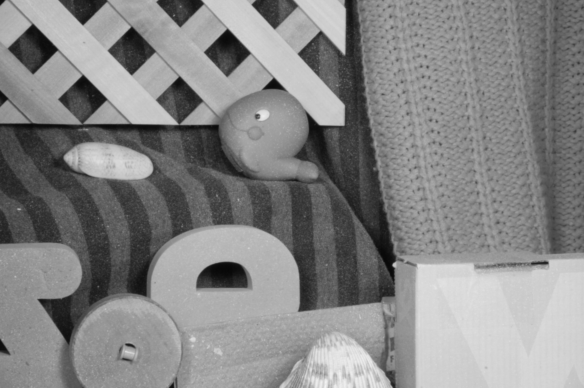
#> input picture Exercises/W6/frame1.png, 584 x 388 px
$ jupyter execute --allow-errors W6_exercise.ipynb   (shell and % lines are left out)
#> lines starting #> are read from the running program, lines starting #| are printed output that depends on the picture
# Week 6: Optical Flow

**The exercise of this week is about Optical Flow. First load the following libraries that will be necessary.**

[cell 1]
from skimage.io import imread
from scipy import signal,ndimage
import numpy as np
import time
import scipy.io as sio
from matplotlib.pyplot import imshow,show,figure
import skimage.transform as tf
import IPython
import flow_vis

**We will compute the optical flow between two images. Load the two images `frame1.png` and `frame2.png`.**

[cell 2]
image1 = imread('frame1.png',as_gray=True)
#> image1 is the input picture: shape (388, 584); min 7, max 242, mean 133.1
image2 = imread('frame2.png',as_gray=True)
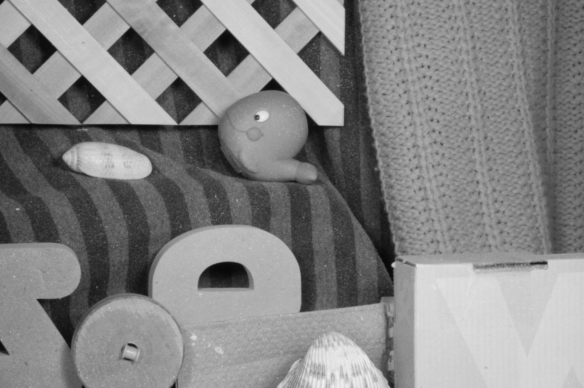
#> input picture Exercises/W6/frame2.png, 584 x 388 px
#> image2 is the input picture: shape (388, 584); min 7, max 243, mean 132.7
figure()
#> (this line was passed over: IPython is not available in this run)
imshow(image1, cmap='gray')
#> (this line was passed over: IPython is not available in this run)
figure()
#> (this line was passed over: IPython is not available in this run)
imshow(image2, cmap='gray')
#> (this line was passed over: IPython is not available in this run)

#> (the rest of this cell did not finish here and is left out)

## Part A: Lukas-Knade Algorithm
We estimate the optical flow $u,v$ by solving the lineary system
$$I_xu+I_yv+I_t=0$$

The spatial partial $I_x$ and $I_y$ derivatives are computed by convolving the patches with a 1D-kernel $[-1,1]$ and taking the average between the two patches. In order to make the estimates more robust, we furthermore smooth the derivatives with a 1D-kernel $\frac{1}{2}[1,1]$. These steps can be combined in a single convolution. For example the partial
derivative in x-direction between patches I_1 and I_2 is given by

$$I_x = (I_1+I_2)*\frac{1}{4}\begin{bmatrix}-1 & 1\\ -1 & 1\end{bmatrix}$$

where $∗$ denotes the 2D convolution operator. Analogously, the partial temporal derivative is given by

$$I_t = (I_2-I_1)*\frac{1}{4}\begin{bmatrix}1 & 1\\ 1 & 1\end{bmatrix}.$$

**Complete the missing lines to define the convolution kernels and to compute the partial derivatives. You can use `signal.convolve2d(x, kernel, mode='same')` for convolution.**

After computing the partial derivatives, we can estimate the optical flow for each patch by solving the following linear system
$$ A^TAx=A^Tb$$ with
$$A = \begin{bmatrix}p_x & p_y\end{bmatrix} \text{and } b = -p_t$$
**Complete the missing lines to define and solve the linear system. You can use `np.linalg.solve` to solve the linear system.**

[cell 3]
def lukas_kanade(I1, I2, window_size=5):

#> called with window_size = 5
    w = window_size//2 # window_size is odd, all the pixels with offset in between [-w, w] are inside the window
    I1 = I1/255.  # normalize pixels
    I2 = I2/255.   # normalize pixels

    # Your codes here. Define convolution kernels.
    kernel_x = (1/4)*np.array([[-1., 1.],
                               [-1., 1.]])
    kernel_y = (1/4)*np.array([[1., 1.],
                                [-1., -1.]])
    kernel_t = (1/4)*np.array([[1., 1.],
                                [1., 1.]])

    # Your codes here. Compute partial derivatives.
    Ix = ndimage.convolve((I1+I2), kernel_x)
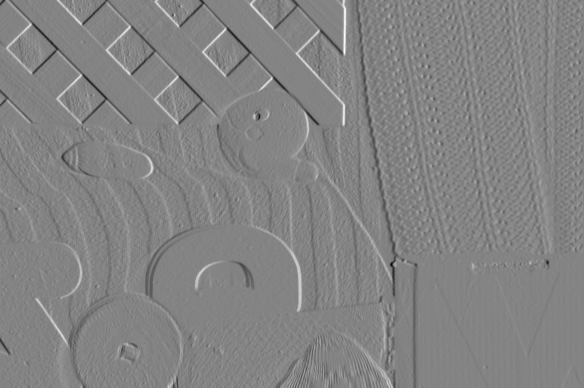
#> Ix: shape (388, 584) float64; min -0.309, max 0.288, mean -0.000223; drawn with min black and max white
    Iy = ndimage.convolve((I1+I2), kernel_y)
    It = ndimage.convolve((I2-I1), kernel_t)
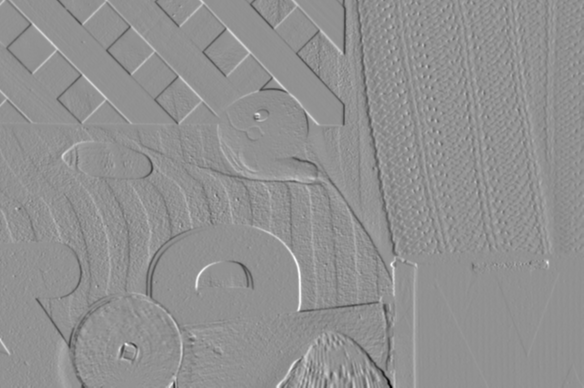
#> It: shape (388, 584) float64; min -0.48, max 0.36, mean -0.00174; drawn with min black and max white

    u = np.zeros(I1.shape)
    v = np.zeros(I1.shape)
    for i in range(w, I1.shape[0] - w):
        for j in range(w, I1.shape[1] - w):

            # obtain partial derivatives for current patch
            px = Ix[i - w:i + w + 1, j - w:j + w + 1].flatten()
            py = Iy[i - w:i + w + 1, j - w:j + w + 1].flatten()
            pt = It[i - w:i + w + 1, j - w:j + w + 1].flatten()

            # Your codes here. Compute optical flow.
            mat = np.vstack((px, py)).T
            nu = np.linalg.solve(mat.T @ mat, mat.T @ (-pt))

            u[i, j] = nu[0]
            v[i, j] = nu[1]
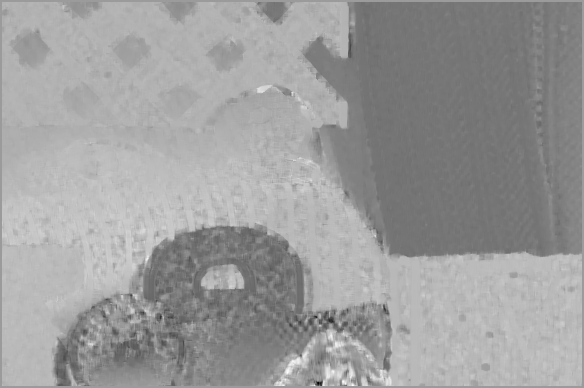
#> u: shape (388, 584) float64; min -5.52, max 3.54, mean 0.0493; drawn with min black and max white
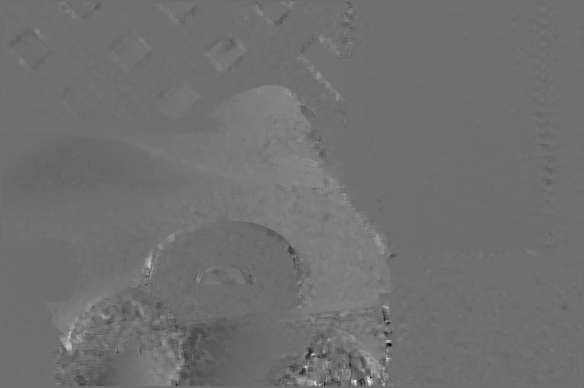
#> v: shape (388, 584) float64; min -7.13, max 9.33, mean 0.111; drawn with min black and max white
    return u,v

**Now let's test the function.** The first plot shows the ground-truth and the second shows the estimation. The excution takes some time (~8s on laptops).

**Q: What is the influence of window size and why?**

[cell 4]
t = time.time()

u, v = lukas_kanade(image1, image2, window_size=5)

figure()
#> (this line was passed over: IPython is not available in this run)
